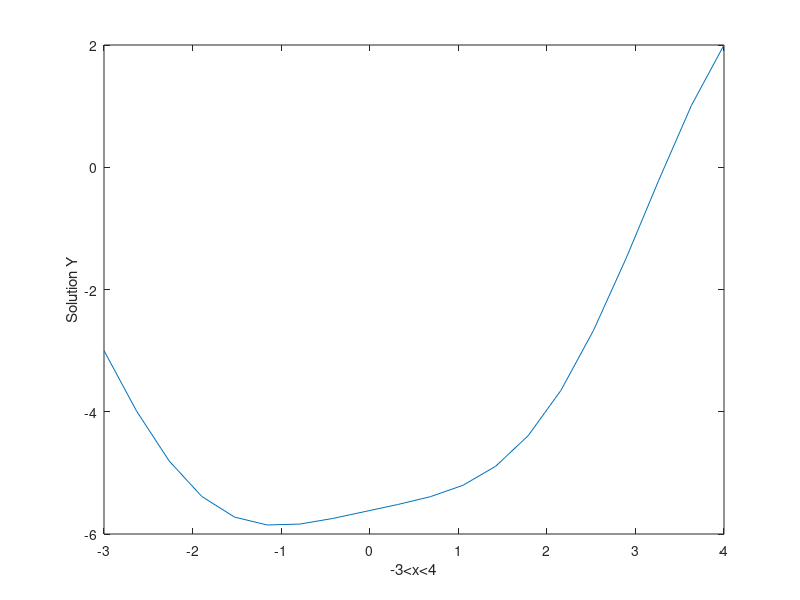

This figure's MATLAB source:
%%%%%matlab code for the solution of module 2
xleft = -3;
xright = 4;
N = 20; % number of nodes
x = linspace(xleft,xright,N);
x = x'; 
dx = (xright-xleft)/(N-1);
yleft = -3;
yright = 2;

%M here is the matrix which when multiplied by the vector y approximates y''(x) numeriically for all the internal nodes
M = (diag(-2*ones(N,1),0) + diag(ones(N-1,1),-1) + diag(ones(N-1,1),1))/dx^2;

%updating the matrix to treat the boundaries differently
M(1,:) = [1 , zeros(1,N-1)];
M(end,:) = [zeros(1,N-1) , 1];

%The RMS vector (dont forget to sort out the boundaries separately).
b = x.*sin(x);
b(1) = yleft;
b(end) = yright;

%solve
y = M\b;

%plot of the solution
plot(x, y);
% Labels 
xlabel('-3<x<4')
ylabel('Solution Y')